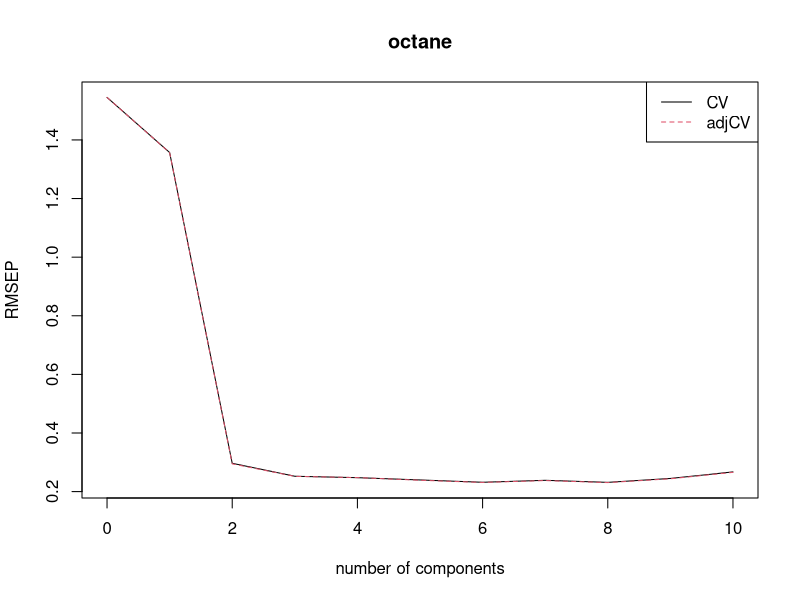
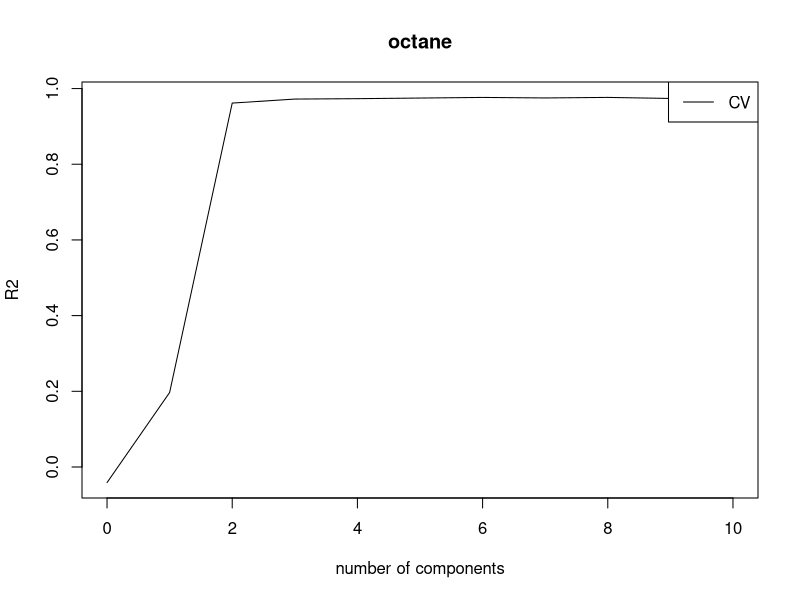
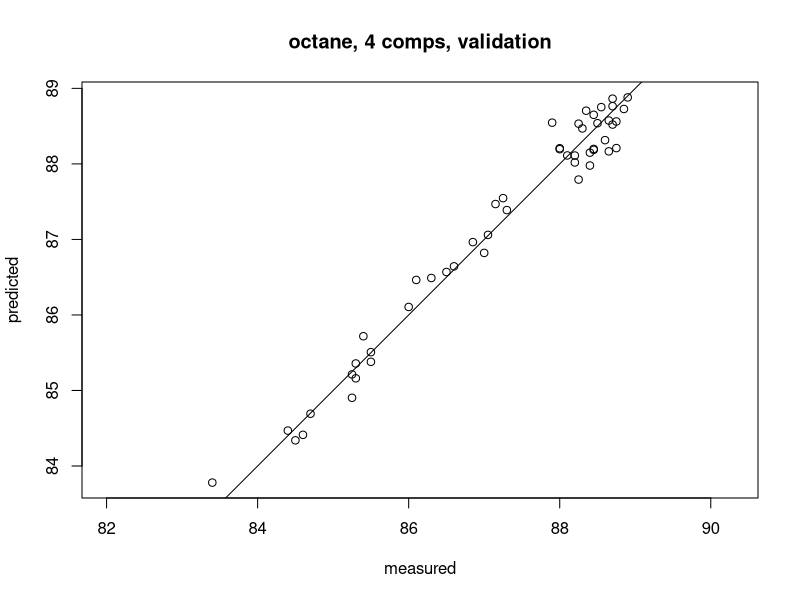
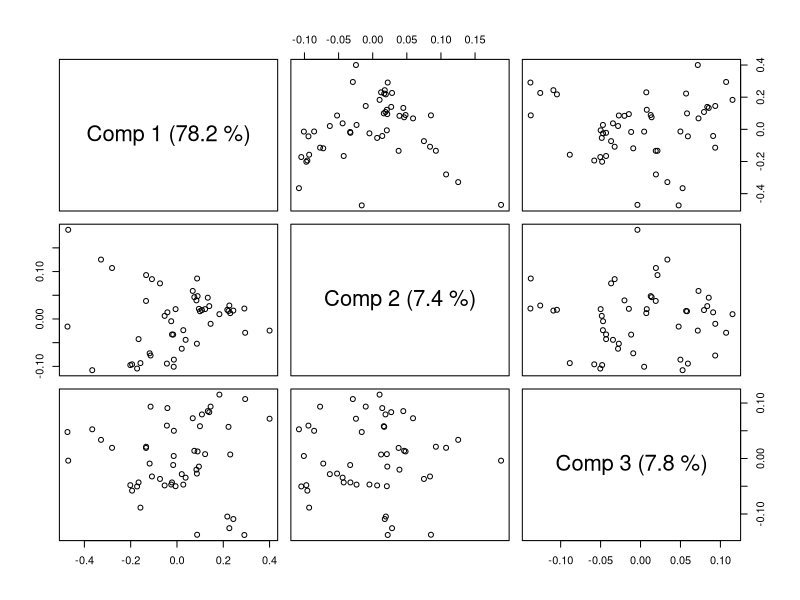
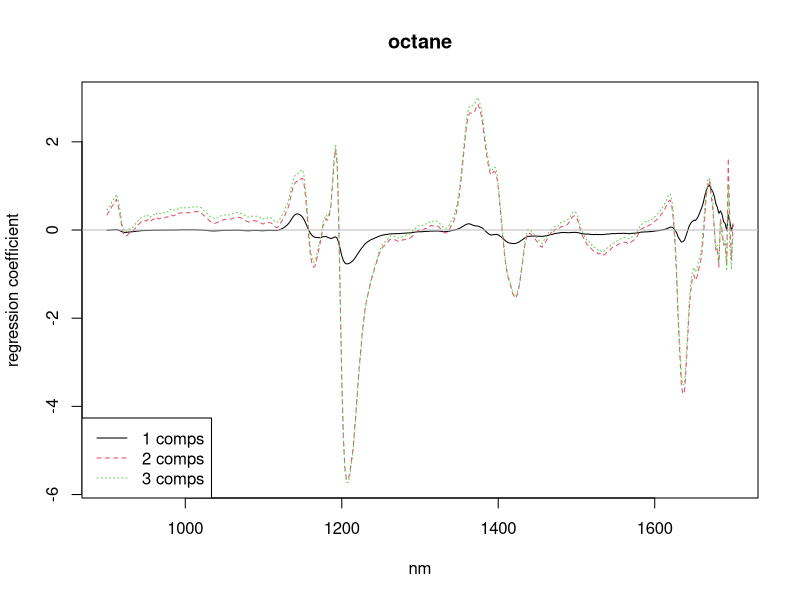
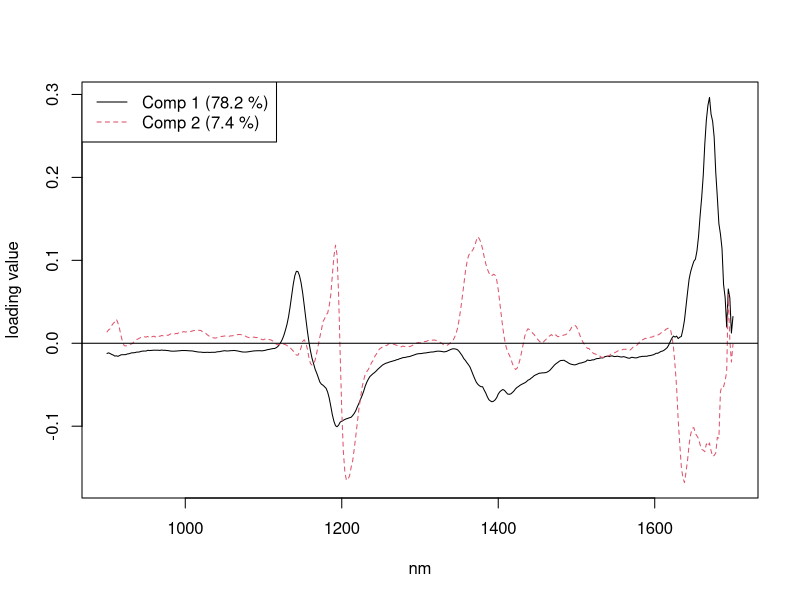
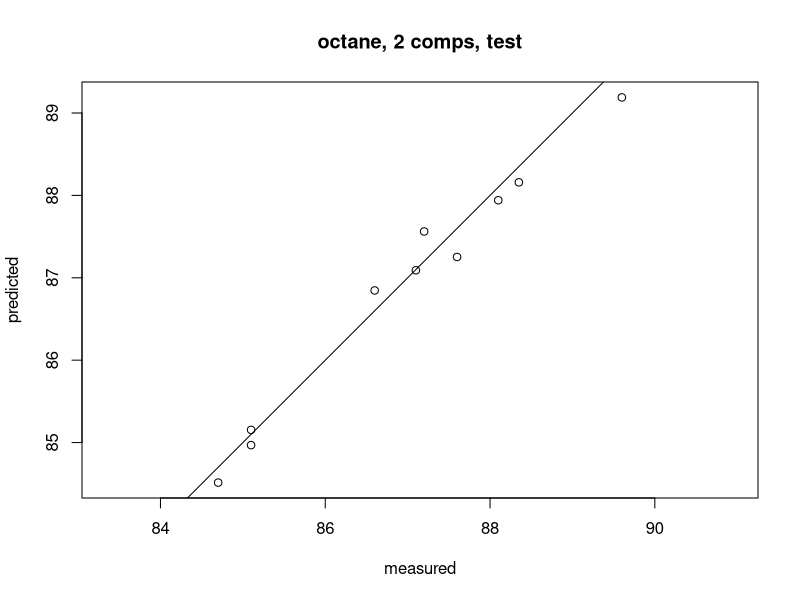

Here is the R script that generated these plots, in order: (Note: this script raises an error after producing the figures.)
library(pls)
vignette('pls-manual')
data(gasoline)
pls.options(parallel = 4) # 并行, 4核运算
gasTrain <- gasoline[1:50,]
gasTest <- gasoline[51:60,]
gas1 <- plsr(octane ~ NIR, ncomp = 10, data = gasTrain, validation = "LOO")
summary(gas1)
# 选择主成分
plot(RMSEP(gas1), legendpos = "topright")
plot(pls::R2(gas1), legendpos = "topright")
# 验证
plot(gas1, ncomp = 4, asp = 1, line = TRUE)
# 多个主成分图
plot(gas1, plottype = "scores", comps = 1:3)
plot(gas1, plottype = "coef", ncomp=1:3, legendpos = "bottomleft",
          labels = "numbers", xlab = "nm")
# 主成分贡献率
explvar(gas1)

# Loading plot for the gasoline data
plot(gas1, "loadings", comps = 1:2, legendpos = "topleft",
      labels = "numbers", xlab = "nm")
abline(h = 0)

# 预测 
out <- predict(gas1, ncomp =1:3 , newdata = gasTest) # ncomp 采用的主成分数

predplot(gas1, ncomp = 2, newdata = gasTest, asp = 1, line = TRUE)


mvr()
